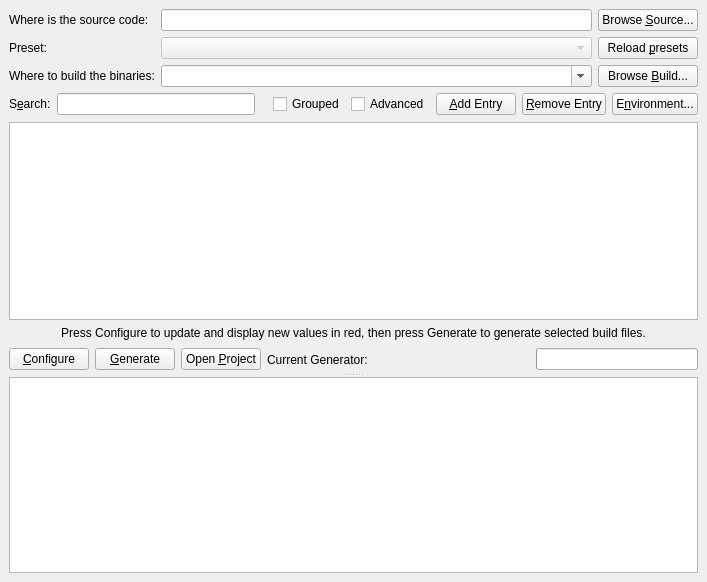
<?xml version="1.0" encoding="UTF-8"?>
<ui version="4.0">
 <class>RBLXBuildSetupDialog</class>
 <widget class="QWidget" name="RBLXBuildSetupDialog">
  <property name="geometry">
   <rect>
    <x>0</x>
    <y>0</y>
    <width>707</width>
    <height>582</height>
   </rect>
  </property>
  <layout class="QGridLayout">
   <property name="leftMargin">
    <number>9</number>
   </property>
   <property name="topMargin">
    <number>9</number>
   </property>
   <property name="rightMargin">
    <number>9</number>
   </property>
   <property name="bottomMargin">
    <number>9</number>
   </property>
   <property name="spacing">
    <number>6</number>
   </property>
   <item row="0" column="0">
    <layout class="QGridLayout">
     <property name="leftMargin">
      <number>0</number>
     </property>
     <property name="topMargin">
      <number>0</number>
     </property>
     <property name="rightMargin">
      <number>0</number>
     </property>
     <property name="bottomMargin">
      <number>0</number>
     </property>
     <property name="spacing">
      <number>6</number>
     </property>
     <item row="0" column="0">
      <widget class="QLabel" name="SourceLabel">
       <property name="text">
        <string>Where is the source code:</string>
       </property>
      </widget>
     </item>
     <item row="0" column="1">
      <widget class="QLineEdit" name="SourceDirectory"/>
     </item>
     <item row="0" column="2">
      <widget class="QPushButton" name="BrowseSourceDirectoryButton">
       <property name="text">
        <string>Browse &amp;Source...</string>
       </property>
      </widget>
     </item>
     <item row="1" column="0">
      <widget class="QLabel" name="PresetLabel">
       <property name="text">
        <string>Preset:</string>
       </property>
      </widget>
     </item>
     <item row="1" column="1">
      <widget class="QRBLXBuildPresetComboBox" name="Preset">
       <property name="enabled">
        <bool>false</bool>
       </property>
      </widget>
     </item>
     <item row="1" column="2">
      <widget class="QPushButton" name="ReloadPresetsButton">
       <property name="text">
        <string>Reload &amp;presets</string>
       </property>
      </widget>
     </item>
     <item row="2" column="0">
      <widget class="QLabel" name="BinaryLabel">
       <property name="text">
        <string>Where to build the binaries:</string>
       </property>
      </widget>
     </item>
     <item row="2" column="1">
      <widget class="QComboBox" name="BinaryDirectory">
       <property name="sizePolicy">
        <sizepolicy hsizetype="Expanding" vsizetype="Fixed">
         <horstretch>0</horstretch>
         <verstretch>0</verstretch>
        </sizepolicy>
       </property>
       <property name="editable">
        <bool>true</bool>
       </property>
      </widget>
     </item>
     <item row="2" column="2">
      <widget class="QPushButton" name="BrowseBinaryDirectoryButton">
       <property name="text">
        <string>Browse &amp;Build...</string>
       </property>
      </widget>
     </item>
    </layout>
   </item>
   <item row="1" column="0">
    <widget class="QSplitter" name="Splitter">
     <property name="orientation">
      <enum>Qt::Vertical</enum>
     </property>
     <widget class="QFrame" name="frame">
      <property name="frameShape">
       <enum>QFrame::NoFrame</enum>
      </property>
      <property name="frameShadow">
       <enum>QFrame::Raised</enum>
      </property>
      <layout class="QVBoxLayout">
       <property name="spacing">
        <number>6</number>
       </property>
       <property name="leftMargin">
        <number>0</number>
       </property>
       <property name="topMargin">
        <number>0</number>
       </property>
       <property name="rightMargin">
        <number>0</number>
       </property>
       <property name="bottomMargin">
        <number>0</number>
       </property>
       <item>
        <layout class="QHBoxLayout">
         <property name="spacing">
          <number>6</number>
         </property>
         <property name="leftMargin">
          <number>0</number>
         </property>
         <property name="topMargin">
          <number>0</number>
         </property>
         <property name="rightMargin">
          <number>0</number>
         </property>
         <property name="bottomMargin">
          <number>0</number>
         </property>
         <item>
          <widget class="QLabel" name="label_4">
           <property name="sizePolicy">
            <sizepolicy hsizetype="Fixed" vsizetype="Fixed">
             <horstretch>0</horstretch>
             <verstretch>0</verstretch>
            </sizepolicy>
           </property>
           <property name="text">
            <string>S&amp;earch:</string>
           </property>
           <property name="buddy">
            <cstring>Search</cstring>
           </property>
          </widget>
         </item>
         <item>
          <widget class="QLineEdit" name="Search">
           <property name="sizePolicy">
            <sizepolicy hsizetype="Expanding" vsizetype="Fixed">
             <horstretch>0</horstretch>
             <verstretch>0</verstretch>
            </sizepolicy>
           </property>
          </widget>
         </item>
         <item>
          <spacer>
           <property name="orientation">
            <enum>Qt::Horizontal</enum>
           </property>
           <property name="sizeType">
            <enum>QSizePolicy::Minimum</enum>
           </property>
           <property name="sizeHint" stdset="0">
            <size>
             <width>12</width>
             <height>23</height>
            </size>
           </property>
          </spacer>
         </item>
         <item>
          <widget class="QCheckBox" name="groupedCheck">
           <property name="text">
            <string>Grouped</string>
           </property>
          </widget>
         </item>
         <item>
          <widget class="QCheckBox" name="advancedCheck">
           <property name="text">
            <string>Advanced</string>
           </property>
          </widget>
         </item>
         <item>
          <widget class="QPushButton" name="AddEntry">
           <property name="toolTip">
            <string>Add New Entry</string>
           </property>
           <property name="text">
            <string>&amp;Add Entry</string>
           </property>
           <property name="icon">
            <iconset theme="list-add" resource="RBLXBuildSetup.qrc">
             <normaloff>:/Icons/Plus16.png</normaloff>:/Icons/Plus16.png</iconset>
           </property>
          </widget>
         </item>
         <item>
          <widget class="QPushButton" name="RemoveEntry">
           <property name="toolTip">
            <string>Remove Selected Entries</string>
           </property>
           <property name="text">
            <string>&amp;Remove Entry</string>
           </property>
           <property name="icon">
            <iconset theme="list-remove" resource="RBLXBuildSetup.qrc">
             <normaloff>:/Icons/Delete16.png</normaloff>:/Icons/Delete16.png</iconset>
           </property>
          </widget>
         </item>
         <item>
          <widget class="QPushButton" name="Environment">
           <property name="text">
            <string>E&amp;nvironment...</string>
           </property>
          </widget>
         </item>
        </layout>
       </item>
       <item>
        <widget class="QRBLXBuildCacheView" name="CacheValues">
         <property name="alternatingRowColors">
          <bool>true</bool>
         </property>
         <property name="selectionMode">
          <enum>QAbstractItemView::ExtendedSelection</enum>
         </property>
         <property name="selectionBehavior">
          <enum>QAbstractItemView::SelectRows</enum>
         </property>
        </widget>
       </item>
       <item>
        <widget class="QLabel" name="label_3">
         <property name="text">
          <string>Press Configure to update and display new values in red, then press Generate to generate selected build files.</string>
         </property>
         <property name="alignment">
          <set>Qt::AlignCenter</set>
         </property>
         <property name="wordWrap">
          <bool>true</bool>
         </property>
        </widget>
       </item>
       <item>
        <layout class="QHBoxLayout">
         <property name="spacing">
          <number>6</number>
         </property>
         <property name="leftMargin">
          <number>0</number>
         </property>
         <property name="topMargin">
          <number>0</number>
         </property>
         <property name="rightMargin">
          <number>0</number>
         </property>
         <property name="bottomMargin">
          <number>0</number>
         </property>
         <item>
          <widget class="QPushButton" name="ConfigureButton">
           <property name="text">
            <string>&amp;Configure</string>
           </property>
          </widget>
         </item>
         <item>
          <widget class="QPushButton" name="GenerateButton">
           <property name="text">
            <string>&amp;Generate</string>
           </property>
          </widget>
         </item>
         <item>
          <widget class="QPushButton" name="OpenProjectButton">
           <property name="text">
            <string>Open &amp;Project</string>
           </property>
          </widget>
         </item>
         <item>
          <widget class="QLabel" name="Generator">
           <property name="text">
            <string>Current Generator:</string>
           </property>
          </widget>
         </item>
         <item>
          <spacer>
           <property name="orientation">
            <enum>Qt::Horizontal</enum>
           </property>
           <property name="sizeType">
            <enum>QSizePolicy::Expanding</enum>
           </property>
           <property name="sizeHint" stdset="0">
            <size>
             <width>121</width>
             <height>27</height>
            </size>
           </property>
          </spacer>
         </item>
         <item>
          <widget class="QProgressBar" name="ProgressBar">
           <property name="minimum">
            <number>0</number>
           </property>
           <property name="maximum">
            <number>100</number>
           </property>
           <property name="value">
            <number>0</number>
           </property>
           <property name="textVisible">
            <bool>false</bool>
           </property>
           <property name="orientation">
            <enum>Qt::Horizontal</enum>
           </property>
           <property name="textDirection">
            <enum>QProgressBar::BottomToTop</enum>
           </property>
          </widget>
         </item>
        </layout>
       </item>
      </layout>
     </widget>
     <widget class="QTextEdit" name="Output">
      <property name="lineWrapMode">
       <enum>QTextEdit::NoWrap</enum>
      </property>
      <property name="readOnly">
       <bool>true</bool>
      </property>
     </widget>
    </widget>
   </item>
  </layout>
 </widget>
 <customwidgets>
  <customwidget>
   <class>QRBLXBuildCacheView</class>
   <extends>QTreeView</extends>
   <header>QRBLXBuildCacheView.h</header>
  </customwidget>
  <customwidget>
   <class>QRBLXBuildPresetComboBox</class>
   <extends>QComboBox</extends>
   <header>QRBLXBuildPresetComboBox.h</header>
  </customwidget>
 </customwidgets>
 <resources>
  <include location="RBLXBuildSetup.qrc"/>
 </resources>
 <connections/>
</ui>
